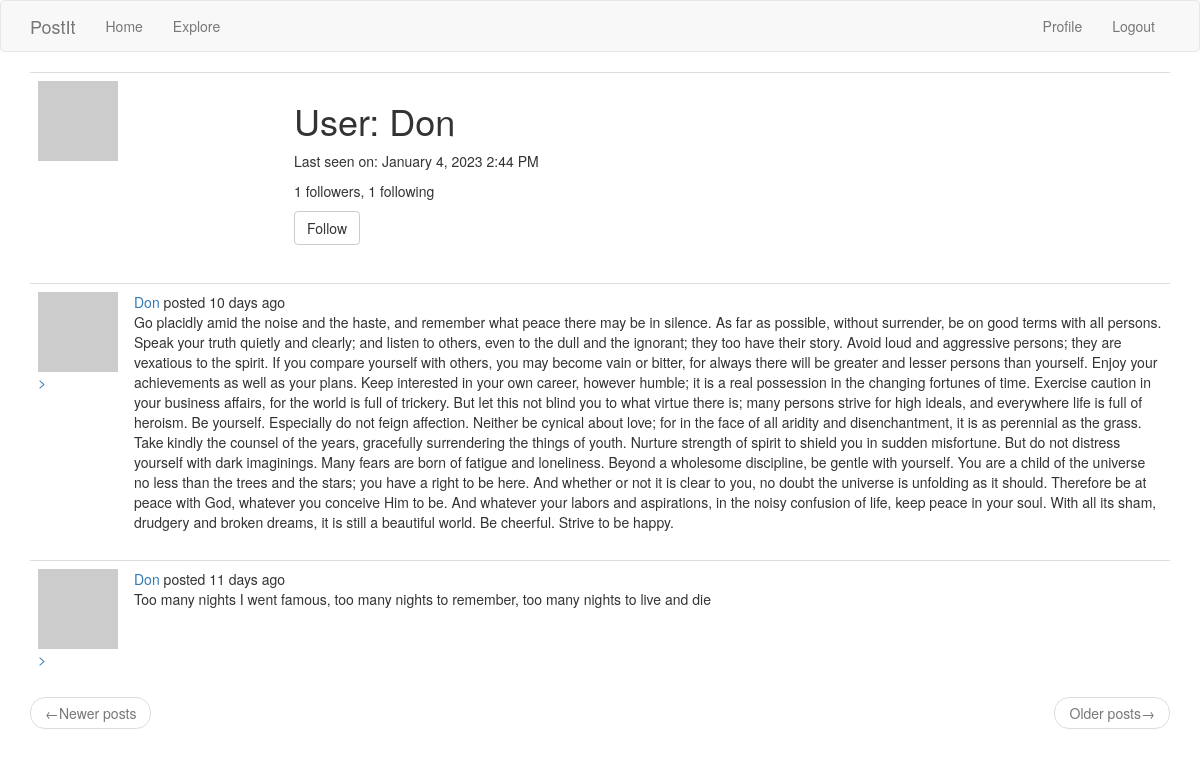
Screenshot of /user/Don (signed in) with the database file from the repository.
### app/models.py (models this page shows, shortened)
class User(UserMixin, db.Model):
    id = db.Column(db.Integer, primary_key=True)
    username = db.Column(db.String(64), index=True, unique=True)
    email = db.Column(db.String(120), index=True, unique=True)
    password_hash = db.Column(db.String(128))
    posts = db.relationship('Post', backref='author', lazy='dynamic')
    about_me = db.Column(db.String(140))
    last_seen = db.Column(db.DateTime, default=datetime.utcnow)
    followed = db.relationship(
        'User', secondary=followers,
        primaryjoin=(followers.c.follower_id == id),
        secondaryjoin=(followers.c.followed_id == id),
        backref=db.backref('followers', lazy='dynamic'), lazy='dynamic')
    def avatar(self, size):
        digest = md5(self.email.lower().encode('utf-8')).hexdigest()
        return 'https://www.gravatar.com/avatar/{}?d=identicon&s={}'.format(digest, size)
    def is_following(self, user):
        return self.followed.filter(followers.c.followed_id == user.id).count() > 0

class Post(db.Model):
    id = db.Column(db.Integer, primary_key=True)
    body = db.Column(db.String(140))
    timestamp = db.Column(db.DateTime, index=True, default=datetime.utcnow)
    user_id = db.Column(db.Integer, db.ForeignKey('user.id'))

### app/main/routes.py (the view)
@bp.route('/user/<username>')
@login_required
def user(username):
    user = User.query.filter_by(username=username).first_or_404()
    page = request.args.get('page', 1, type=int)
    posts = user.posts.order_by(Post.timestamp.desc()).paginate(
        page=page, per_page=current_app.config['POSTS_PER_PAGE'],
        error_out=False)
    next_url = url_for('main.user', username=user.username,
                       page=posts.next_num) if posts.has_next else None
    prev_url = url_for('main.user', username=user.username,
                       page=posts.prev_num) if posts.has_prev else None
    form = EmptyForm()
    return render_template('user.html', user=user, posts=posts.items,
                           next_url=next_url, prev_url=prev_url, form=form)

### app/main/forms.py
class EmptyForm(FlaskForm):
    submit = SubmitField('Submit')

### app/main/routes.py (called while the page is built)
@bp.before_app_request
def before_request():
    if current_user.is_authenticated:
        current_user.last_seen = datetime.utcnow()
        db.session.commit()
    g.locale = str(get_locale())

### app/models.py (called while the page is built)
@login.user_loader
def load_user(id):
    return User.query.get(int(id))

### app/templates/user.html (shortened to what this page needs)
{% extends "base.html" %}
{% block app_content %}
  <table class="table table-hover">
    <tr>
      <td width="256px"><img src="{{ user.avatar(256) }}"></td>
      <td>
        <h1>{{ _('User') }}: {{ user.username }}</h1>
        {% if user.last_seen %}
        <p>{{ _('Last seen on') }}: {{ moment(user.last_seen).format('LLL') }}</p>
        {% endif %}
        <p>{{ _('%(count)d followers', count=user.followers.count()) }},
          {{ _('%(count)d following', count=user.followed.count()) }}</p>
        {% if user == current_user %}
        <p><a href="{{ url_for('main.edit_profile') }}">{{ _('Edit your profile') }}</a></p>
        {% elif not current_user.is_following(user) %}
        <p>
          <form action="{{ url_for('main.follow', username=user.username) }}" method="post">
            {{ form.submit(value=_('Follow'), class_='btn btn-default') }}
          </form>
        </p>
        {% endif %}
      </td>
    </tr>
  </table>
  {% for post in posts %}
    {% include '_post.html' %}
  {% endfor %}
  <nav aria-label="...">
    <ul class="pager">
      <li class="previous{% if not prev_url %} disabled{% endif %}">
        <a href="{{ prev_url or '#' }}">
          <span aria-hidden="true">&larr;</span>{{ _('Newer posts') }}
        </a>
      </li>
      <li class="next{% if not next_url %} disabled{% endif %}">
        <a href="{{ next_url or '#' }}">
          {{ _('Older posts') }}<span aria-hidden="true">&rarr;</span>
        </a>
      </li>
    </ul>
  </nav>
{% endblock %}

### app/templates/_post.html (shortened to what this page needs)
<table class="table table-hover">
  <tr>
    <td width="70px">
      <a href="{{ url_for('main.user', username=post.author.username) }}"><img src="{{ post.author.avatar(70) }}"</a>
        ></td>
    <td>
      {{ _('%(username)s posted %(when)s', username=user_link, when=moment(post.timestamp).fromNow()) }} <br>{{ post.body }}
    </td>
  </tr>
</table>

### rows the page displays
User: username "Don", last_seen "January 4, 2023 2:44 PM"
Post: body "Go placidly amid the noise and the haste, and remember what peace there may be in silence. As far as possible, without surrender, be on good terms with all persons. Speak your truth quietly and clearly; and listen to others, even to the dull and the ignorant; they too have their story. Avoid loud and aggressive persons; they are vexatious to the spirit. If you compare yourself with others, you may become vain or bitter, for always there will be greater and lesser persons than yourself. Enjoy your achievements as well as your plans. Keep interested in your own career, however humble; it is a real possession in the changing fortunes of time. Exercise caution in your business affairs, for the…"
Post: body "Too many nights I went famous, too many nights to remember, too many nights to live and die"
